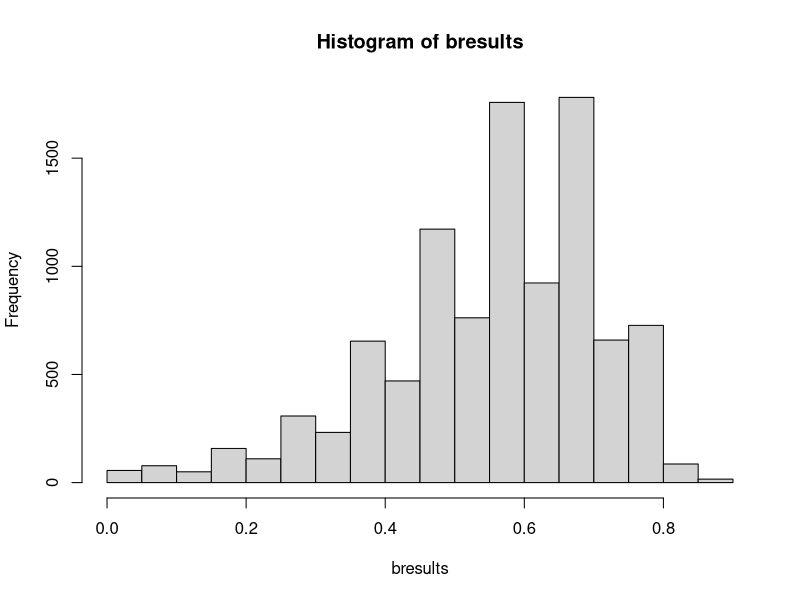

The R script that drew this image:
# Example code supplied for illustrative purposes only. The regression equations below were built
# using 2 years of data from our level 1 trauma academic medical center. They will not work out of the
# box for your institution.
# 2019-2020 Edward G. Brown MS, Patricia K. Howard PhD RN, Daniel Moore MD
# For more information please read the paper SIMULATING EMERGENCY DEPARTMENT BOARDING USING A DIFFERENCE EQUATION 
# at https://doi.org/10.1101/2020.03.19.20039040

bfunc <- function() {

  days <- 30
  lower <- 200
  upper <- 300
  
  threshold <- 40

  xbar.rand <- rep(NA,days)
  xbar.star <- rep(NA,days)
  xbar.start <- rep(NA,days)
  xbar.stop <- rep(NA,days)

  start_int <- 22.44721952
  start_slope <- 0.179980129
  stop_int <- 32.5802325885976
  stop_slope <- 0.492633658985415
  
    
for (i in 1:days)
  xbar.rand[[i]] <-sample(lower:upper, 1)

for (i in 1:days)
  xbar.start[[i]] <- start_int + (xbar.rand[[i]] * start_slope)


for (i in 1:days)
  xbar.stop[[i]] <- stop_int +(xbar.start[[i]] * stop_slope)

# Why 12? In our observed data, the starting day balance of a day (selected at random) was 12. This starts our iteration.
# Patients boarding at Start of Day was 25, Patients start boarding during the day was 57, Patients stop boarding was 70.  
xbar.star[[1]] = 12

for (i in 1:days)
  xbar.star[[i+1]] = ifelse(ceiling((xbar.star[i] + xbar.start[[i]]) - xbar.stop[[i]]) < 0, 0, ceiling((xbar.star[i] + xbar.start[[i]]) - xbar.stop[[i]]) )
 

over_threshold <- length(xbar.star[xbar.star >= threshold])/days

return(over_threshold)
} # end of function


reps <- 10000
bresults <- rep(NA,reps)


for (i in 1:reps)
  bresults[[i]] <- bfunc()



sd(bresults)
summary(bresults)
hist(bresults)
quantile(bresults, 0.025)
quantile(bresults, 0.975)
